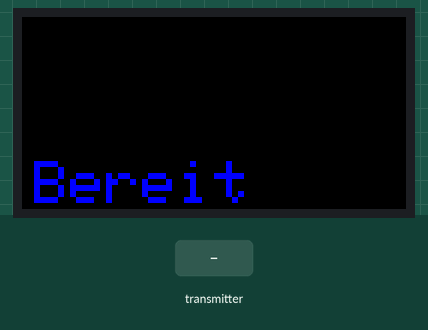
Bench run of a sketch on a simulated ESP32. Parts: 64×32 colour display. The test bench sets the inputs (shaded band). What the sketch prints to the serial monitor is not drawn.

Above: at 1.2 s.
1.3 s: the transmitter starts sending number = 0
Timing chart, 0 to 4.3 s (numbered marks = the images above; inputs shaded):
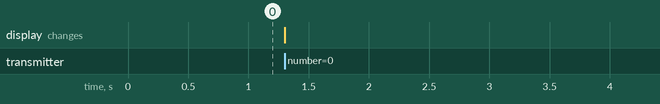

The sketch:

Regieraum-ESP-NOW.ino
```cpp
#include <ESP32-HUB75-MatrixPanel-I2S-DMA.h>
// https://github.com/mrcodetastic/ESP32-HUB75-MatrixPanel-DMA
#include <esp_now.h>
#include <WiFi.h>

// --- Display ---
MatrixPanel_I2S_DMA *display = nullptr;
HUB75_I2S_CFG mxconfig(64, 32, 1); // 64 breit, 32 hoch, 1 Panel, PIN-mapping

// --- Timeout / Idle ---
unsigned long lastUpdate = 0;
const unsigned long timeoutMs = 30000; // 30 Sek
bool inIdle = true;   // Idle direkt aktiv, Display zeigt bereit

// --- Datenstruktur für ESP-NOW ---
typedef struct {
  int number;
} esp_now_message_t;

// --- Farbzuordnung ---
uint16_t getColorForNumber(int n) {
  switch (n) {
    case 1: return 0xFFFF; // Weiß - Spot an
    case 2: return 0xF800; // Rot - Licht an
    case 3: return 0x001F; // Blau - Vorhang auf
    case 4: return 0x07E0; // Grün - Mirko an
    case 5: return 0xFFE0; // Gelb - Umbauf fertig
  }
  return 0;
}
// --- Textzuordnung ---
char* getTextForNumber(int n)
{
  switch (n) {                // 64 Pixel, 6 Pixel pro Zeichen = 10 Zeichen maximal
    case 1: return "Spot an"; // Weiß - Spot an - 7Z
    case 2: return "Licht an"; // Rot - Licht an - 8Z
    case 3: return "Vorhang"; // Blau - Vorhang auf - 7Z
    case 4: return "Mikro an"; // Grün - Mirko an - 8Z
    case 5: return "Fertig"; // Gelb - Umbau fertig - 6Z
  }
  return "Bereit";
}

// --- Idle-Screen ---
void showIdleScreen() {
  display->fillScreen(0);
  display->setBrightness8(50);

  display->setTextColor(display->color565(0, 0, 255));  // Blau
  display->setTextSize(1);
  display->setCursor(2, 24);   // Unten platzieren
  display->print("Bereit");
}

// --- Nachricht zentrieren ---
int centerX(const char* text) {
  int textWidth = strlen(text) * 6; // ein Zeichen = 5 Pixel, ein Zeichen Leerzeichen
  return (64 - textWidth) / 2;   // 64 = Panelbreite
}


// --- Nachricht schreiben ---
void drawMessage(int n) {
  display->fillScreen(0);

  uint16_t color = getColorForNumber(n);
  char* text = getTextForNumber(n);

  // Text
  display->setTextColor(color);
  display->setTextSize(1);

  int x = centerX(text);
  int y = 8;            // leichte Vertikalposition

  display->setCursor(x, y);
  display->print(text);
}


// --- Callback: ESP-NOW Daten empfangen ---
void onDataRecv(const esp_now_recv_info *info, const uint8_t *incomingData, int len) {
  esp_now_message_t msg;
  memcpy(&msg, incomingData, sizeof(msg));

  lastUpdate = millis();
  inIdle = false;

  display->setBrightness8(128);
  drawMessage(msg.number);
}

void setup() {
  Serial.begin(115200);

  // --- HUB75 CONFIG ---
  mxconfig.driver = HUB75_I2S_CFG::FM6124;
  mxconfig.latch_blanking = 4;
  mxconfig.i2sspeed = HUB75_I2S_CFG::HZ_10M;

  display = new MatrixPanel_I2S_DMA(mxconfig);
  display->begin();
  display->setFont();

  // Idle direkt anzeigen
  showIdleScreen();

  // --- ESP-NOW Setup ---
  WiFi.mode(WIFI_STA);  // ESP-NOW benötigt STA oder AP-STA
  WiFi.disconnect();

  // MAC-Adresse anzeigen
  Serial.print("Meine MAC-Adresse: ");
  Serial.println(WiFi.macAddress());

  if (esp_now_init() != ESP_OK) {
    Serial.println("ESP-NOW Init fehlgeschlagen!");
    return;
  }

  esp_now_register_recv_cb(onDataRecv);

  Serial.println("ESP-NOW bereit.");
}


void loop() {
  // --- Timeout -> IdleScree ---
  if (!inIdle && millis() - lastUpdate > timeoutMs) {
    inIdle = true;
    showIdleScreen();
  }
}
```
